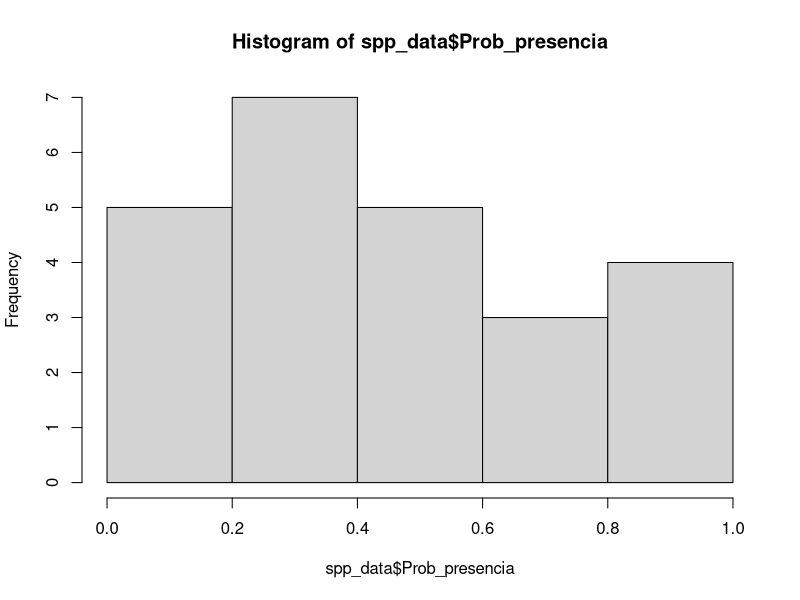

This figure's R source:
## ---- chunk 1
#| label: assign
#| echo: true
#| output-location: fragment
name <- "camilo"
name
## ---- chunk 2
#| label: assign-mode
#| echo: true
#| output-location: fragment
typeof(name)
## ---- chunk 3
#| label: vectors
#| echo: true

time <- c(34, 13, 65, 10) # <1>

season <-c("dry", "semidry", "rainy")

heights  <- c(1.60, 1.63, 1.85 ,1.72)

## ---- chunk 4
#| label: matrixes
#| echo: true
#| eval: true
#| code-line-numbers: "2|3,4,4|6,7,8"
#| output-location: fragment
mx <- matrix(
    c(23, 58, 98, 54, 68, 74),
    nrow = 2,
    ncol = 3,
    byrow = FALSE,
    dimnames = list(
        rows = c("rw1", "rw2"),
        cols = c("cl1", "cl2", "cl3")
    )
)

mx
## ---- chunk 5
#| label: lists
#| echo: true
#| output-location: fragment
student_info  <- list(name = "Alejandro", exam = 5, quizzes = c(4,5,3.5,4.2))
student_info
## ---- chunk 6
#| label: seq-data
#| echo: true
#| output-location: fragment
data  <- seq(1,100,10) 
data
## ---- chunk 7
#| label: rep-data
#| echo: true
#| output-location: fragment
data  <- rep("Ho", 3)
data
## ---- chunk 8
#| label: gl-data
#| echo: true
#| eval: true
## First control, then treatment:
#| output-location: fragment
experiment <- gl(2, 8, labels = c("Control", "Treat"))

experiment
## ---- chunk 9
#| label: df-intro-02
#| echo: true
#| eval: true
#| code-line-numbers: "1,2|4|6"
#| output-location: fragment
size  <- c(34,50,40)
color  <- c("blue", "red", "orange")

frogs  <- data.frame(size, color)

frogs
## ---- chunk 10
#| label: read-table
#| echo: true
#| eval: true
#| output-location: fragment
spp_data <- read.table(
  file = "data/especies.txt",
  sep = "\t",
  h = TRUE
)
spp_data
## ---- chunk 11
#| label: dollar-op
#| echo: true
#| eval: true
#| output-location: fragment
spp_data$Especie
## ---- chunk 12
#| label: index-sub
#| echo: true
#| eval: true
#| output-location: fragment
spp_data[,2]
## ---- chunk 13
#| label: subset-table
#| echo: true
#| eval: true
#| output-location: fragment
subset(spp_data, Prob_presencia > 0)
## ---- chunk 14
#| label: operation-table
#| echo: true
#| eval: true
85+12
56-29
8*8
70/100
2^4
## ---- chunk 15
#| label: expression-01-table
#| echo: true
#| eval: true
#| output-location: fragment
2+3*2-2^3
## ---- chunk 16
#| label: expression-02-table
#| echo: true
#| eval: true
#| output-location: fragment
((2+3)*2-2)^3
## ---- chunk 17
#| label: df-intro
#| echo: true
#| eval: true
#| code-line-numbers: "1|3"
#| output-location: fragment
time <- c(34, 13, 65, 10)
time + 5
## ---- chunk 18
#| label: vector-add
#| echo: true
#| eval: true
#| output-location: fragment
time[5] = 5
time
## ---- chunk 19
#| label: vector-length
#| echo: true
#| eval: true
#| output-location: fragment
length(time)
## ---- chunk 20
#| label: summary-length
#| echo: true
#| eval: true
#| output-location: fragment
summary(spp_data)
## ---- chunk 21
hist(x = spp_data$Prob_presencia)
